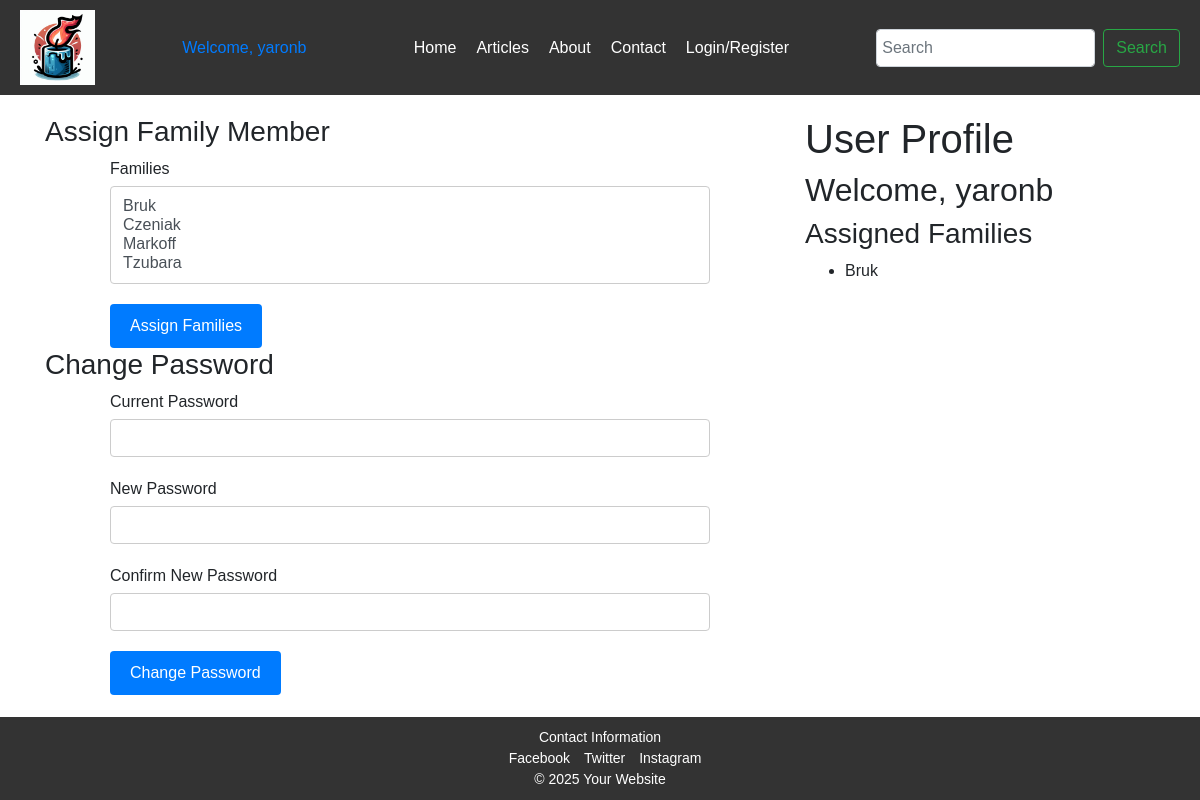
Page /user (signed in) on the earlier database version.
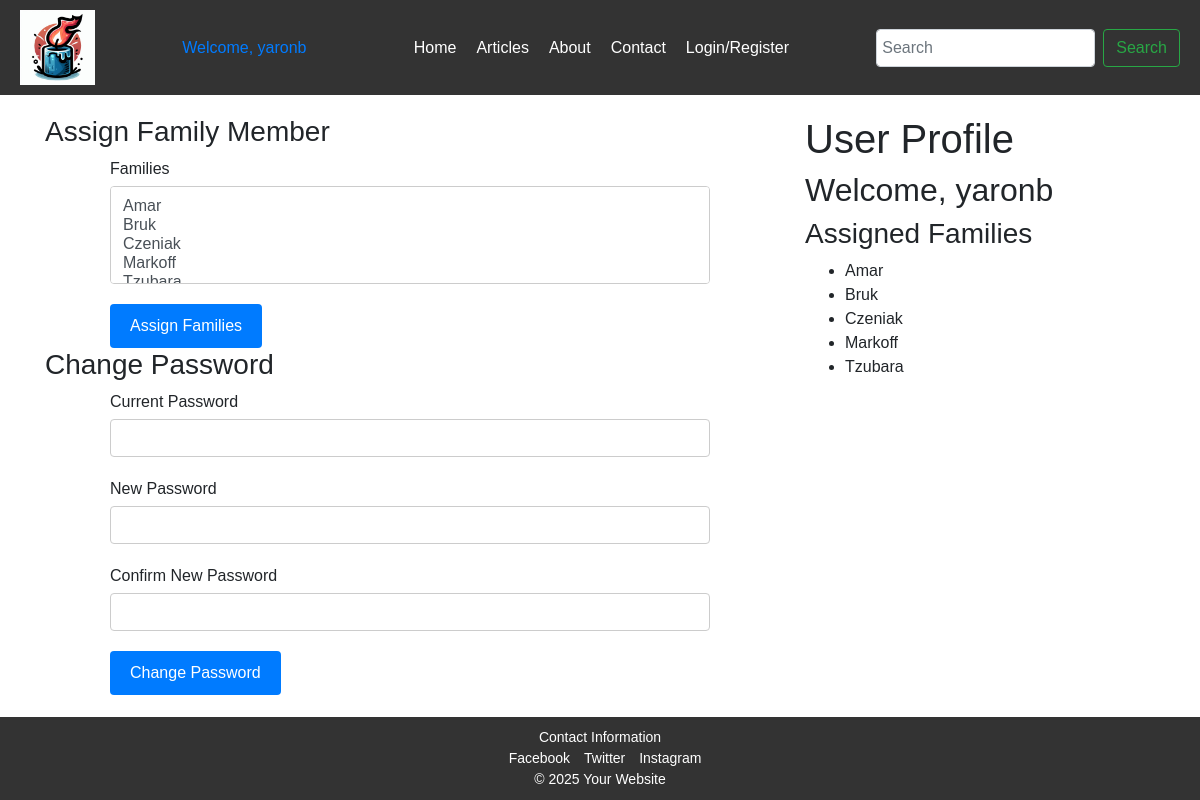
Same page on the later database version.
### app/models.py (models this page shows, shortened)
class Family(db.Model):
    id = db.Column(db.Integer, primary_key=True)
    name = db.Column(db.String(128), nullable=False, unique=True)
    members = db.relationship('Post', backref='family', lazy=True)

### app/main/routes.py (the view, shortened to what this page needs)
@main.route('/user', methods=['GET', 'POST'])
@login_required
def user():
    user = current_user
    families = Family.query.order_by(Family.name).all()
    assign_family_form = AssignFamilyForm()
    change_password_form = ChangePasswordForm()
    assign_family_form.family_ids.choices = [(family.id, family.name) for family in families]
    assign_family_form.user_id.data = user.id
    return render_template('user.html', user=user, families=families, assign_family_form=assign_family_form, change_password_form=change_password_form)

### app/auth/forms.py
class AssignFamilyForm(FlaskForm):
    user_id = HiddenField('User ID', validators=[DataRequired()])
    family_ids = SelectMultipleField('Families', coerce=int, validators=[DataRequired()])
    submit = SubmitField('Assign Family')

class ChangePasswordForm(FlaskForm):
    current_password = PasswordField('Current Password', validators=[DataRequired()])
    new_password = PasswordField('New Password', validators=[DataRequired(), Length(min=6)])
    confirm_new_password = PasswordField('Confirm New Password', validators=[DataRequired(), EqualTo('new_password')])
    submit = SubmitField('Change Password')

### app/main/templates/user.html (shortened to what this page needs)
{% extends "layout.html" %}
{% block content %}
<div class="container">
    <div class="row">
        <div class="col-md-8">
            <h3>Assign Family Member</h3>
            <form method="POST" action="{{ url_for('main.user') }}">
                <div class="form-group">
                    <label for="family_ids">Families</label>
                    {{ assign_family_form.family_ids(class="form-control") }}
                </div>
                <button type="submit" class="btn btn-primary" name="assign_family">Assign Families</button>
            </form>
            <h3>Change Password</h3>
            <form method="POST" action="{{ url_for('main.user') }}">
                <div class="form-group">
                    {{ change_password_form.current_password.label }}
                    {{ change_password_form.current_password(class="form-control") }}
                </div>
                <div class="form-group">
                    {{ change_password_form.new_password.label }}
                    {{ change_password_form.new_password(class="form-control") }}
                </div>
                <div class="form-group">
                    {{ change_password_form.confirm_new_password.label }}
                    {{ change_password_form.confirm_new_password(class="form-control") }}
                </div>
                <button type="submit" class="btn btn-primary" name="change_password">Change Password</button>
            </form>
        </div>
        <div class="col-md-4">
            <h1>User Profile</h1>
            <h2>Welcome, {{ user.username }}</h2>
            <h3>Assigned Families</h3>
            <ul>
                {% for family in user.families|sort(attribute='name') %}
                <li>{{ family.name }}</li>
                {% endfor %}
            </ul>
        </div>
    </div>
</div>
{% endblock %}

Differences in the rows shown:
added Family: name "Amar"
now on this page (row unchanged): Family: name "Czeniak"
now on this page (row unchanged): Family: name "Markoff"
now on this page (row unchanged): Family: name "Tzubara"
Other differences:
form field family_ids: "Bruk / Czeniak / Markoff / Tzubara" → "Amar / Bruk / Czeniak / Markoff"
